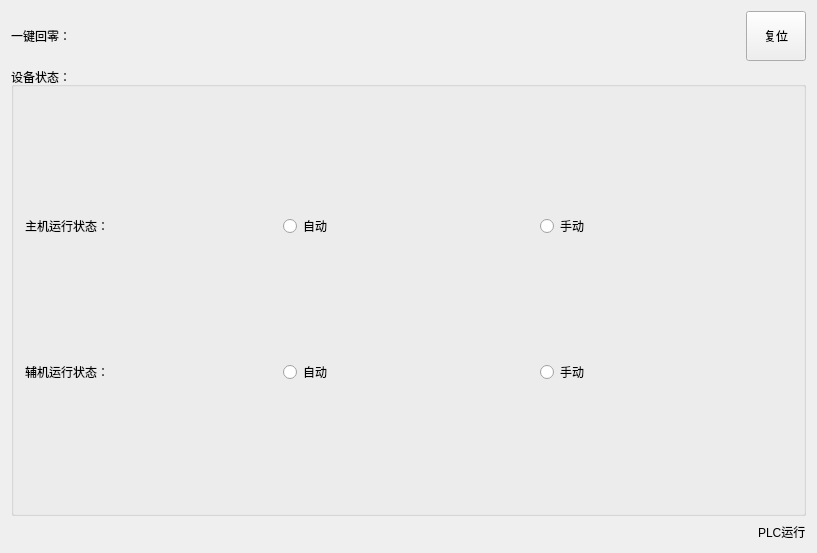
<?xml version="1.0" encoding="UTF-8"?>
<ui version="4.0">
 <class>PlcFeatureSwitchPageClass</class>
 <widget class="QWidget" name="PlcFeatureSwitchPageClass">
  <property name="geometry">
   <rect>
    <x>0</x>
    <y>0</y>
    <width>817</width>
    <height>553</height>
   </rect>
  </property>
  <property name="windowTitle">
   <string>PlcFeatureSwitchPage</string>
  </property>
  <layout class="QVBoxLayout" name="verticalLayout_2">
   <item>
    <layout class="QVBoxLayout" name="verticalLayout" stretch="1,3,0">
     <item>
      <layout class="QHBoxLayout" name="horizontalLayout_2">
       <item>
        <widget class="QLabel" name="label">
         <property name="text">
          <string>一键回零：</string>
         </property>
        </widget>
       </item>
       <item>
        <widget class="QPushButton" name="btnHome">
         <property name="minimumSize">
          <size>
           <width>60</width>
           <height>50</height>
          </size>
         </property>
         <property name="maximumSize">
          <size>
           <width>60</width>
           <height>50</height>
          </size>
         </property>
         <property name="text">
          <string>复位</string>
         </property>
        </widget>
       </item>
      </layout>
     </item>
     <item>
      <widget class="QGroupBox" name="groupBox">
       <property name="title">
        <string>设备状态：</string>
       </property>
       <layout class="QGridLayout" name="gridLayout">
        <item row="0" column="0">
         <widget class="QLabel" name="label_2">
          <property name="text">
           <string>主机运行状态：</string>
          </property>
         </widget>
        </item>
        <item row="0" column="1">
         <widget class="QRadioButton" name="radioButton">
          <property name="text">
           <string>自动</string>
          </property>
         </widget>
        </item>
        <item row="0" column="2">
         <widget class="QRadioButton" name="radioButton_2">
          <property name="text">
           <string>手动</string>
          </property>
         </widget>
        </item>
        <item row="1" column="0">
         <widget class="QLabel" name="label_3">
          <property name="text">
           <string>辅机运行状态：</string>
          </property>
         </widget>
        </item>
        <item row="1" column="1">
         <widget class="QRadioButton" name="radioButton_3">
          <property name="text">
           <string>自动</string>
          </property>
         </widget>
        </item>
        <item row="1" column="2">
         <widget class="QRadioButton" name="radioButton_4">
          <property name="text">
           <string>手动</string>
          </property>
         </widget>
        </item>
       </layout>
      </widget>
     </item>
     <item>
      <layout class="QHBoxLayout" name="horizontalLayout">
       <item>
        <spacer name="horizontalSpacer">
         <property name="orientation">
          <enum>Qt::Horizontal</enum>
         </property>
         <property name="sizeHint" stdset="0">
          <size>
           <width>498</width>
           <height>20</height>
          </size>
         </property>
        </spacer>
       </item>
       <item>
        <widget class="QLabel" name="label_4">
         <property name="text">
          <string>PLC运行</string>
         </property>
        </widget>
       </item>
      </layout>
     </item>
    </layout>
   </item>
  </layout>
 </widget>
 <layoutdefault spacing="6" margin="11"/>
 <resources/>
 <connections/>
</ui>
